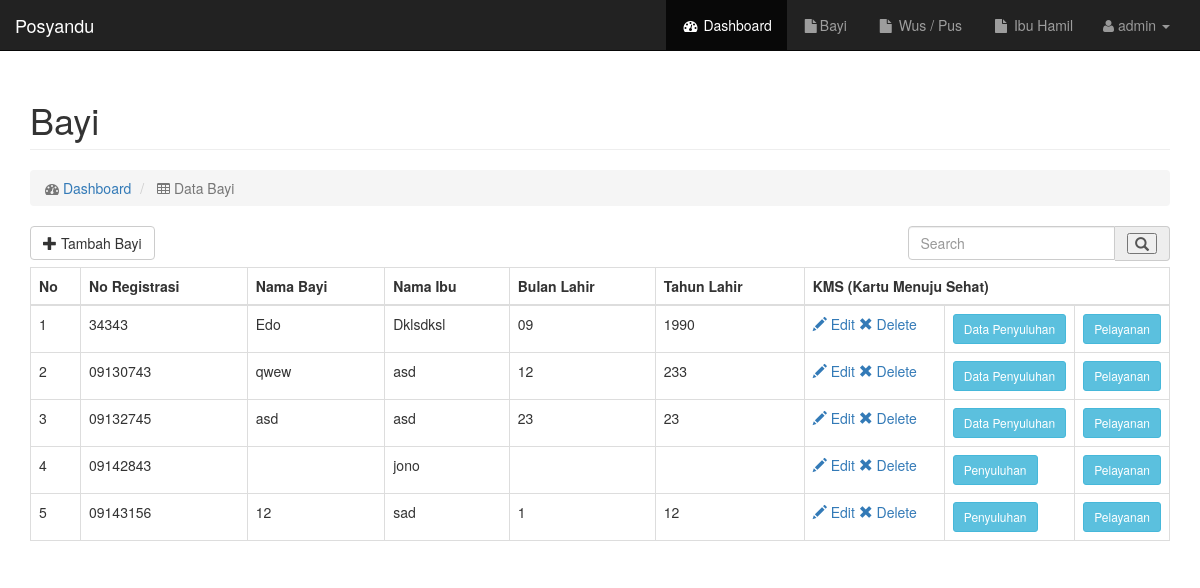
The page /admin/bayi.php (signed in) on the database its author committed.
### tables this page shows
CREATE TABLE `bayi` (
  `id_bayi` int(11) NOT NULL,
  `nm_ibu` varchar(50) NOT NULL,
  `nm_bayi` varchar(50) NOT NULL,
  `no_reg` varchar(30) NOT NULL,
  `bulan_lahir` text NOT NULL,
  `tahun_lahir` varchar(4) NOT NULL,
  `berat_badan` int(11) NOT NULL,
  `asi_eks` int(11) NOT NULL,
  `bb_ideal` int(11) DEFAULT NULL,
  `vit_a` int(11) NOT NULL DEFAULT '0',
  `mp_asi` int(11) NOT NULL DEFAULT '0',
  `pmt` int(11) NOT NULL DEFAULT '0',
  `tablet_besi` int(11) NOT NULL DEFAULT '0',
  `hepatitis_b` int(11) NOT NULL DEFAULT '0',
  `poso` int(11) NOT NULL DEFAULT '0',
  `dtp` int(11) NOT NULL DEFAULT '0',
  `campak` int(11) NOT NULL DEFAULT '0',
  `hib` int(11) NOT NULL DEFAULT '0',
  `rotavirus` int(11) NOT NULL DEFAULT '0'
);

### admin/bayi.php (the view, shortened to what this page needs)
<?php
require_once "../config.php";
include "../template/header.php";
include "../template/menu.php";
 ?>
 <?php
$cari = isset($_REQUEST['cari']) ? $_REQUEST['cari'] : '';
if ($cari == ""){
  $sql = " select * from bayi";
}else {
  $sql = "select * from bayi where nm_bayi like '%$cari%'";
}
$que = $conn->prepare($sql);
$que->execute();
$que->setFetchMode(PDO::FETCH_OBJ);
$stmt = $que->fetchAll();
  ?>
<div id="page-wrapper">
<div class="container">
  <div class="row">
      <div class="col-md-12">
          <h1 class="page-header">
              Bayi
          </h1>
          <ol class="breadcrumb">
              <li class="active">
                  <i class="fa fa-dashboard"></i>  <a href="index.php">Dashboard</a>
              </li>
              <li class="active">
                  <i class="fa fa-table"></i> Data Bayi
              </li>
          </ol>
      </div>
  </div>
  <div class="row">
      <div class="col-md-9">
        <a href="tambahbayi.php" class="btn btn-default btn-md " style="margin-bottom:7px">
        <span class="glyphicon glyphicon-plus" aria-hidden="true"></span> Tambah Bayi
        </a>
      </div>
      <div class="col-md-3">
        <form action="<?php $_SERVER['PHP_SELF'] ?>" method="get">
          <div class="input-group stylish-input-group">
            <input type="text" class="form-control" name="cari"  placeholder="Search" value="<?= $cari ?>" >
            <span class="input-group-addon">
                <button type="submit" >
                    <span class="glyphicon glyphicon-search"></span>
                </button>
            </span>
          </div>
        </form>
      </div>
  </div>
  <div class="row">
      <div class="col-lg-12">
          <div class="table-responsive">
              <table class="table table-bordered table-hover">
                  <thead>
                      <tr>
                          <th width="50">No</th>
                          <th>No Registrasi</th>
                          <th>Nama Bayi</th>
                          <th>Nama Ibu</th>
                          <th>Bulan Lahir</th>
                          <th>Tahun Lahir</th>
                          <th width="200" colspan="3">KMS (Kartu Menuju Sehat)</th>
                      </tr>
                  </thead>
                  <tbody>
                    <?php
                    $no = 0;
                    foreach ($stmt as $q)
                    {
                        $no++;
                        ?>
                      <tr>
                          <td><?= $no ?></td>
                          <td><?= $q->no_reg ?></td>
                          <td><?= $q->nm_bayi ?></td>
                          <td><?= $q->nm_ibu ?></td>
                          <td><?= $q->bulan_lahir ?></td>
                          <td><?= $q->tahun_lahir ?></td>
                          <td width="140">
                            <a href="editBayi.php?id_bayi=<?= $q->id_bayi ?>" > <span class="glyphicon glyphicon-pencil" aria-hidden="true"></span> Edit </a>
                            <a href="proBayi.php?action=del&id=<?= $q->id_bayi?> " > <span class="glyphicon glyphicon-remove" aria-hidden="true"></span> Delete </a>
                          </td>
                          <td width="75">
                            <?php if($q->bb_ideal == NULL ) { ?>
                            <a href="penyuluhan.php?id=<?= $q->id_bayi?>" class="btn btn-info btn-sm">Penyuluhan</a>
                            <?php }else{ ?>
                              <a href="penyuluhan.php?id=<?= $q->id_bayi?>" class="btn btn-info btn-sm">Data Penyuluhan</a>
                           <?php } ?>
                          </td>
                          <td width="75">
                            <a href="pelayanan.php?id=<?= $q->id_bayi?>" class="btn btn-info btn-sm">Pelayanan</a>
                          </td>
                      </tr>
                      <?php }?>
                  </tbody>
              </table>
          </div>
      </div>
  </div>
</div>
</div>
<?php include "../template/footer.php"; ?>

### css/sb-admin.css (style rules this page uses)
body { margin-top: 100px; background-color: #222; }
@media (min-width:768px) { body { margin-top: 50px; } }
#page-wrapper { width: 100%; padding: 0; background-color: #fff; }
@media (min-width:768px) { #page-wrapper { padding: 10px; } }

### admin/bayi.php (style rules this page uses)
.container { min-height: 800px; }

### rows shown on the page
bayi: no_reg "34343", nm_bayi "Edo", nm_ibu "Dklsdksl", bulan_lahir "09", tahun_lahir "1990"
bayi: no_reg "09130743", nm_bayi "qwew", nm_ibu "asd", bulan_lahir "12", tahun_lahir "233"
bayi: no_reg "09132745", nm_bayi "asd", nm_ibu "asd", bulan_lahir "23", tahun_lahir "23"
bayi: no_reg "09142843", nm_ibu "jono"
bayi: no_reg "09143156", nm_bayi "12", nm_ibu "sad", bulan_lahir "1", tahun_lahir "12"

### other values the page prints
$_SESSION['username'] "admin"
